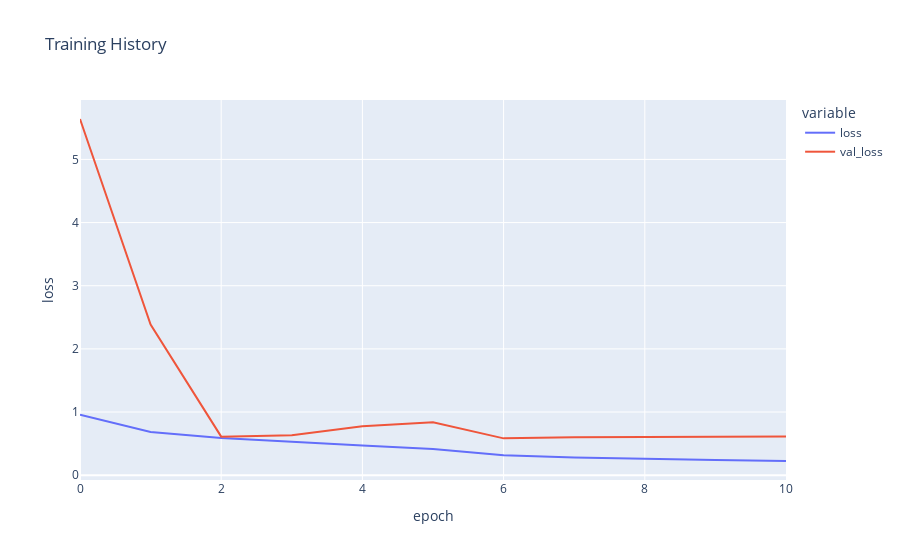

The notebook cell saved with this chart:
### Code cell
fig = px.line(
    history_age.history, y=['loss', 'val_loss'],
    labels={'index': 'epoch', 'value': 'loss'}, 
    title='Training History')
fig.show()

### Figure 1 — Plotly figure (JSON) as saved in the notebook; plotly's stock layout.template omitted (floating-point values rounded to 4 significant figures)
{"data": [{"hovertemplate": "variable=loss<br>epoch=%{x}<br>loss=%{y}<extra></extra>", "legendgroup": "loss", "line": {"color": "#636efa", "dash": "solid"}, "marker": {"symbol": "circle"}, "mode": "lines", "name": "loss", "orientation": "v", "showlegend": true, "type": "scatter", "x": [0, 1, 2, 3, 4, 5, 6, 7, 8, 9, 10], "xaxis": "x", "y": [0.9564, 0.685, 0.5904, 0.5275, 0.4686, 0.4162, 0.3169, 0.2783, 0.2545, 0.2405, 0.2248], "yaxis": "y"}, {"hovertemplate": "variable=val_loss<br>epoch=%{x}<br>loss=%{y}<extra></extra>", "legendgroup": "val_loss", "line": {"color": "#EF553B", "dash": "solid"}, "marker": {"symbol": "circle"}, "mode": "lines", "name": "val_loss", "orientation": "v", "showlegend": true, "type": "scatter", "x": [0, 1, 2, 3, 4, 5, 6, 7, 8, 9, 10], "xaxis": "x", "y": [5.64, 2.384, 0.6105, 0.6319, 0.7761, 0.8396, 0.5834, 0.6022, 0.6063, 0.6102, 0.6114], "yaxis": "y"}], "layout": {"legend": {"title": {"text": "variable"}, "tracegroupgap": 0}, "title": {"text": "Training History"}, "xaxis": {"anchor": "y", "domain": [0, 1], "title": {"text": "epoch"}}, "yaxis": {"anchor": "x", "domain": [0, 1], "title": {"text": "loss"}}}}
